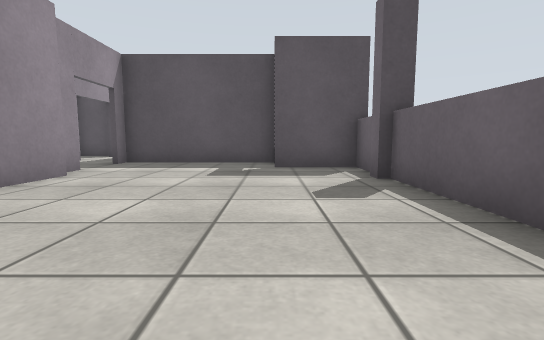
View 1 (above)

24 first-person views from a walk through a Gazebo world. The camera is 0.72 m above the floor, tilts 6° down and sees 85° across. The floor is counted in squares, 1 m on a side. Each view is taken from the middle of a square. On the plan, view 1 faces up. The plan holds only what a view shows up to about 10 squares ahead; the rest is blank. Surface patterns are stand-ins for the level's own textures.

View 2
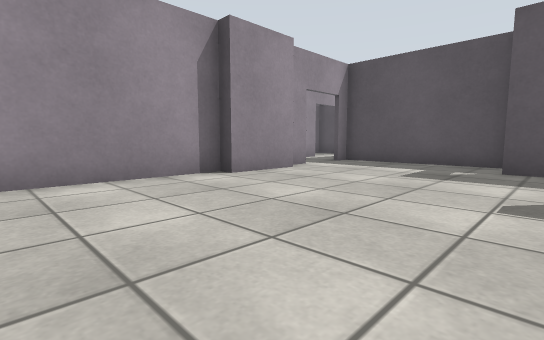

View 3
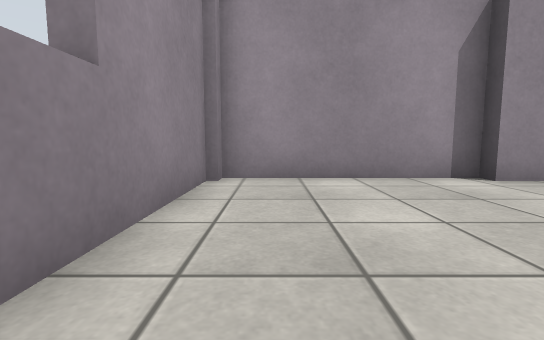

View 4
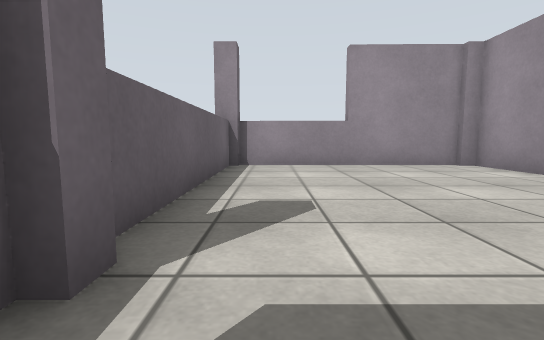

View 5
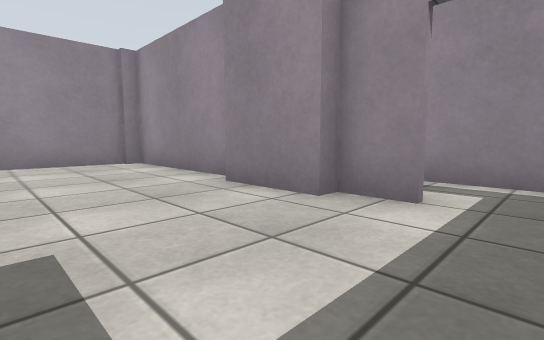

View 6
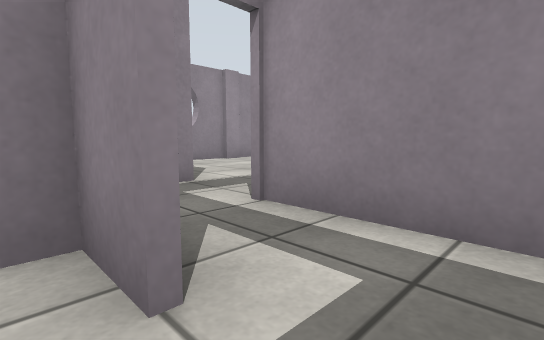

View 7
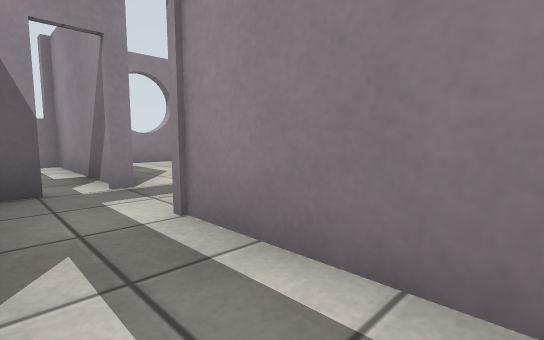

View 8
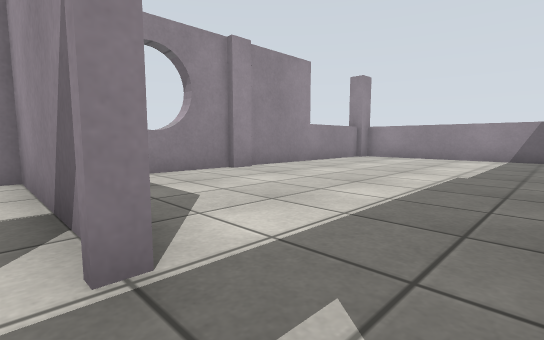

View 9
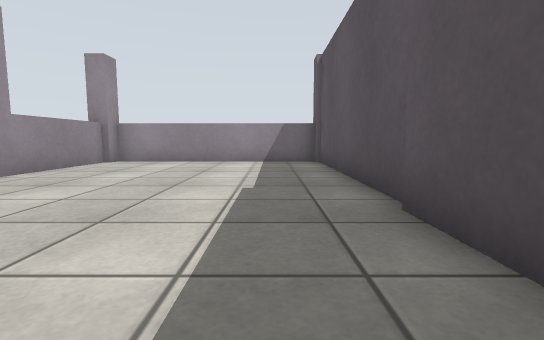

View 10
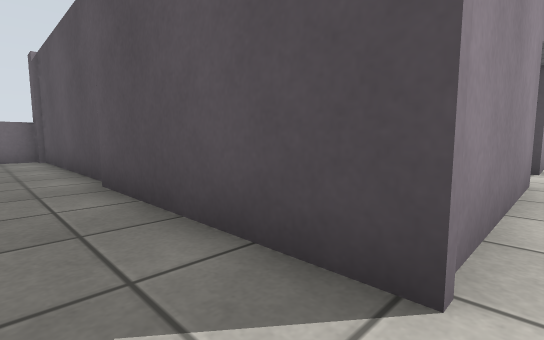

View 11
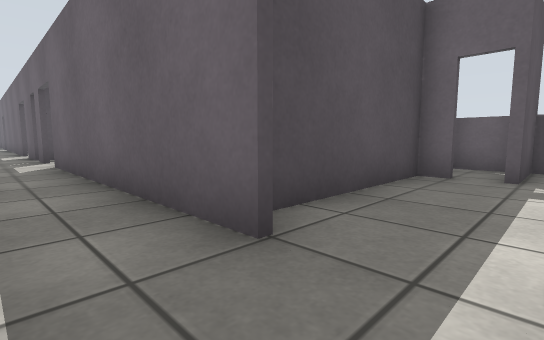

View 12
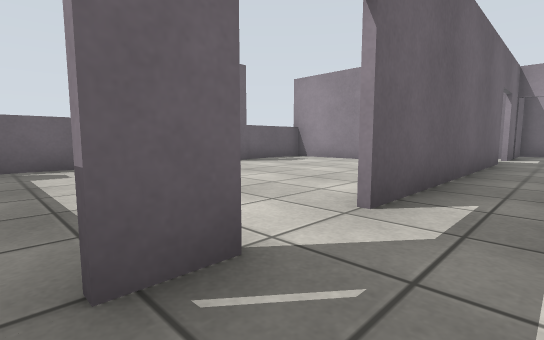

View 13
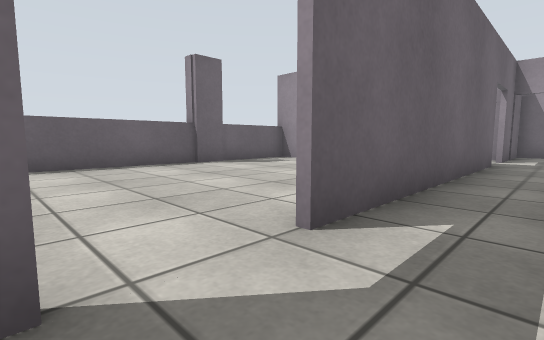

View 14
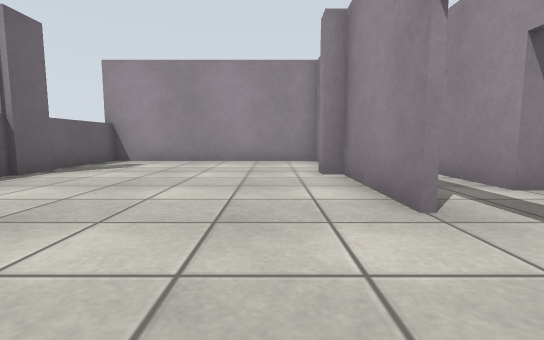

View 15
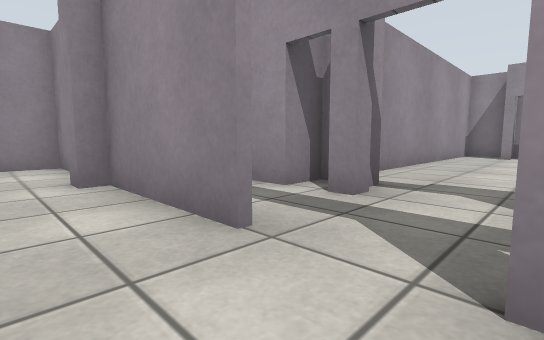

View 16
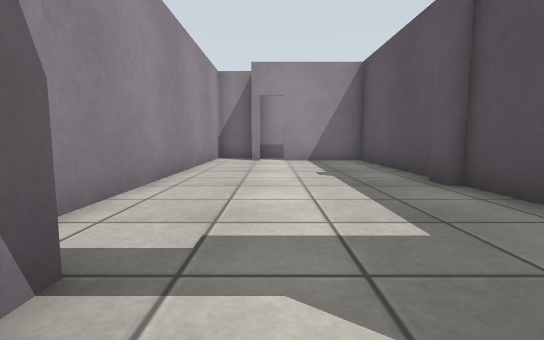

View 17
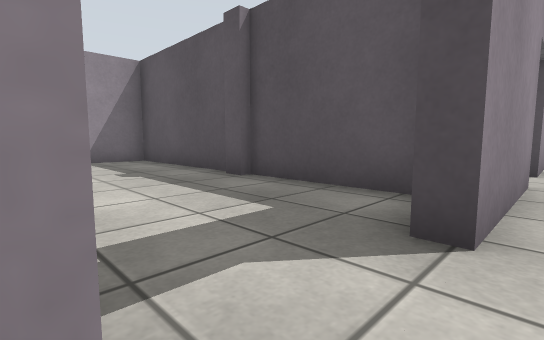

View 18
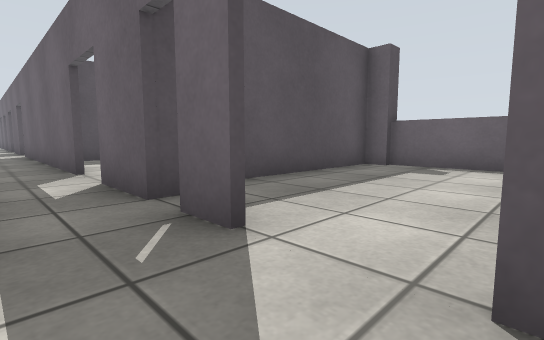

View 19
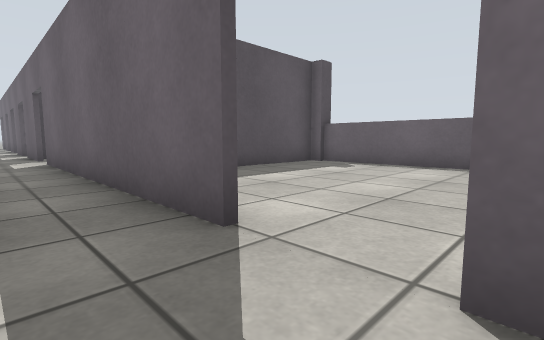

View 20
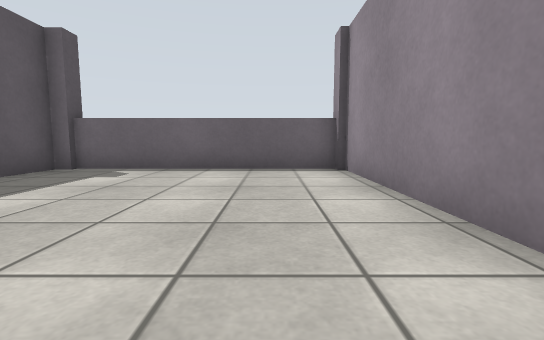

View 21
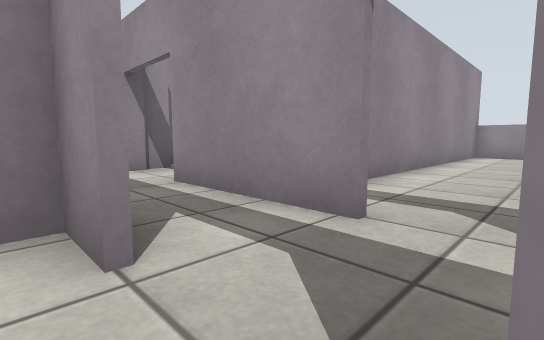

View 22
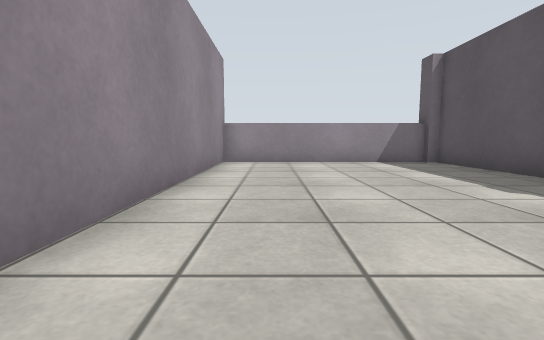

View 23
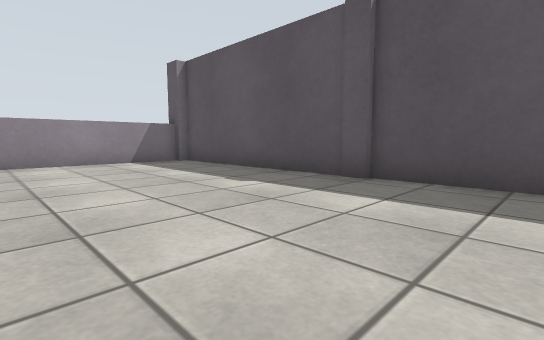

View 24
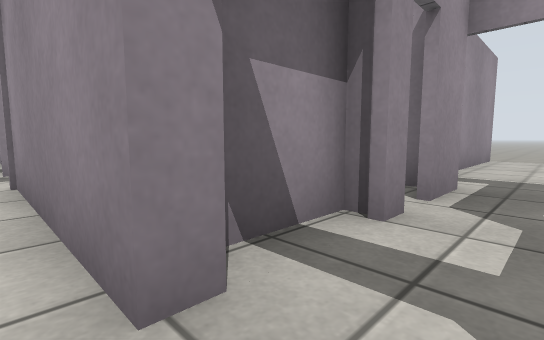

### Floor plan
Ten units are one square. View 1 is at (0, 0); x grows to the right and y downward. Boxes are objects, and circles mark ways between rooms. Rooms are numbered by the first view taken in them; rooms with no view inside come last. Other rooms are left out.
<svg viewBox="-183 -325 213 345">
<path fill="none" stroke="#000" d="M19 -53 19 -58M21 -56 21 -85M-40 -58 -40 -38 -44 -38 -44 11 25 12M-44 -69 -44 -58M25 -75 0 -75M1 -91 -35 -91M21 9 21 -54M-46 -52 -46 -69M-64 -34 -64 15M-56 -34 -51 -34M-44 -58 -40 -58M-64 -84 -64 -53M-35 -91 -45 -91M-66 11 -61 11M-112 -53 -175 -53 -175 10 -82 11M-68 -34 -64 -34M-64 -53 -110 -53M-44 -162 -44 -130 -40 -130 -40 -124M-46 -178 -46 -188M21 -131 21 -196M19 -122 19 -132M-41 -195 -46 -195M-44 -102 -44 -85M-45 -94 25 -94M-64 -194 -64 -182M20 -201 -26 -201M21 -85 21 -122M-69 -99 -64 -99 -64 -84M-64 -150 -64 -119M-86 -99 -86 -94 -71 -94M-46 -85 -46 -162M-64 -162 -64 -156M-64 -248 -64 -234M-46 -229 -46 -314M-64 -218 -64 -194M-46 -195 -46 -214M-30 -271 -36 -271M-44 -214 -44 -203 21 -203 21 -268M19 -271 -12 -271M-105 -269 -111 -269M-110 -271 -170 -271M-81 -271 -106 -271M-170 -267 -178 -267M-178 -205 -89 -205M-173 -268 -173 -204M-105 -197 -111 -197M-114 -200 -160 -200 -160 -174M-75 -159 -68 -159M-74 -200 -106 -200M-69 -162 -64 -162M-64 -182 -69 -182M-161 -150 -64 -150"/>
<circle cx="-45" cy="-75" r="3" fill="#2a7"/>
<circle cx="-70" cy="-40" r="3" fill="#2a7"/>
<circle cx="-60" cy="-90" r="3" fill="#2a7"/>
<circle cx="-60" cy="-160" r="3" fill="#2a7"/>
<circle cx="-60" cy="-205" r="3" fill="#2a7"/>
<circle cx="-70" cy="-175" r="3" fill="#2a7"/>
<circle cx="-50" cy="-220" r="3" fill="#2a7"/>
<circle cx="-70" cy="-225" r="3" fill="#2a7"/>
<text x="-10" y="-40">1</text>
<text x="-60" y="-50">2</text>
<text x="-120" y="-20">3</text>
<text x="-20" y="-150">4</text>
<text x="-60" y="-120">5</text>
<text x="-60" y="-260">6</text>
<text x="-20" y="-240">7</text>
<text x="-120" y="-230">8</text>
<text x="-110" y="-180">9</text>
</svg>
Room 1 opens to room 2. Room 2 opens to room 3. Room 2 opens to room 5. Room 4 opens to room 5. Room 4 opens to room 6. Room 4 opens to room 9. Room 6 opens to room 7. Room 6 opens to room 8.

Where each view was taken, in squares from view 1:
view 1: 0 up, 0 right, facing up
view 2: 0 up, 1 right, facing up-left
view 3: 0 up, 1 right, facing left
view 4: 7 up, 1 right, facing down
view 5: 8 up, 1 left, facing down-left
view 6: 8 up, 4 left, facing down-left
view 7: 8 up, 5 left, facing down-left
view 8: 5 up, 6 left, facing down-left
view 9: 4 up, 8 left, facing left
view 10: 4 up, 6 left, facing up-left
view 11: 7 up, 6 left, facing up-right
view 12: 19 up, 6 left, facing down-right
view 13: 18 up, 6 left, facing down-right
view 14: 19 up, 3 left, facing down
view 15: 18 up, 3 left, facing down-left
view 16: 17 up, 6 left, facing left
view 17: 16 up, 6 left, facing up-left
view 18: 16 up, 6 left, facing up-right
view 19: 21 up, 6 left, facing up-right
view 20: 22 up, 5 left, facing right
view 21: 23 up, 4 left, facing down-left
view 22: 22 up, 8 left, facing left
view 23: 22 up, 8 left, facing up-left
view 24: 11 up, 6 left, facing down-left
